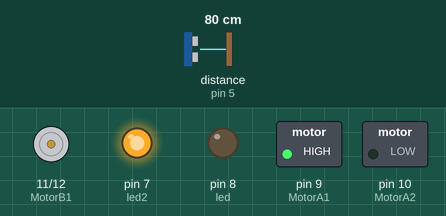
This sketch was run on a simulated Arduino Uno, built with avr-gcc and run on an emulated ATmega328P. On the bench: motor-driver pin pairs drawn as motors (green arrow = first pin HIGH = forward, orange = second pin HIGH = backward, longer = more drive), switched loads named in the sketch (green lamp = pin HIGH), output pins drawn as LEDs (lit = HIGH). Wiring (inferred from the names in the program): ultrasonic range finder: trigger pin 4; echo pin 5. Inputs (shaded band) come from the test bench; at power-on: distance to the obstacle (sensor on pin 5) 80 cm. The echo pulse lasts 58.3 µs per cm; pins used as bus, display or sensor lines are not drawn.

Above: at 1.2 s.
1.3 s: distance to the obstacle (sensor on pin 5) set to 23 cm
2.8 s: distance to the obstacle (sensor on pin 5) set to 18 cm
5.8 s: distance to the obstacle (sensor on pin 5) set to 35 cm
7.3 s: distance to the obstacle (sensor on pin 5) set to 2 cm
At 8.5 s:
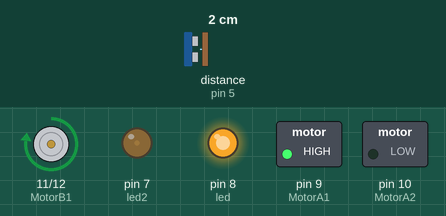
Timing chart, 0 to 9.8 s (numbered marks = the images above; inputs shaded):
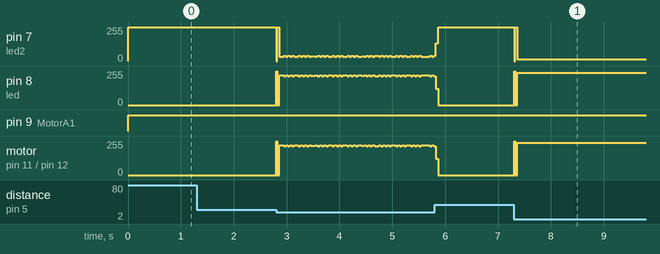

The sketch:

Walking_Robot.ino
```cpp
#define trigPin 4
#define echoPin 5

//obstacle indicator RED LED
#define led 8

//NO obstacle indicator Green LED
#define led2 7


//Walker Motor
int MotorA1 = 9;
int MotorA2 = 10;

//Base wheel Motor
int MotorB1 = 11;
int MotorB2 = 12;


 void setup() {
   Serial.begin (9600);
   pinMode(trigPin, OUTPUT);
   pinMode(echoPin, INPUT);
   pinMode(led, OUTPUT);
   pinMode(led2, OUTPUT);

   pinMode (MotorA1, OUTPUT);
   pinMode (MotorA2, OUTPUT);


   pinMode (MotorB1, OUTPUT);
   pinMode (MotorB2, OUTPUT);
 }

 void loop() {

   long duration, distance;

   digitalWrite (MotorA1, HIGH);
   digitalWrite (MotorA2, LOW);

   digitalWrite(led,LOW);
   digitalWrite(led2,HIGH);

   //Base wheel motor or steering motor will be kept off initially
   digitalWrite (MotorB1, LOW);
   digitalWrite (MotorB2, LOW);


   digitalWrite(trigPin, LOW);
   digitalWrite(trigPin, HIGH);
   delayMicroseconds(10);
   digitalWrite(trigPin, LOW);
   duration = pulseIn(echoPin, HIGH);
   distance = (duration/2) / 29.1;
   if (distance <20 ) {  // This is where the LED On/Off happens
   digitalWrite(led,HIGH); // When the obstacle condition is met, the RED LED switches on and Green LED should turn off
   digitalWrite(led2,LOW); // Green LED

    digitalWrite (MotorB1, HIGH);
    digitalWrite (MotorB2, LOW);

    delay(10);
 }

 }
```

Measured:
- after the input at 1.3 s, every drawn part: stays the same
- after the input at 7.3 s, pin 7 (led2): 255/255 → 13/255 at once; pin 8 (led): 0/255 → 242/255 at once; motor on pin 11 (MotorB1) / pin 12 (MotorB2): stopped → forward 242/255 at once
